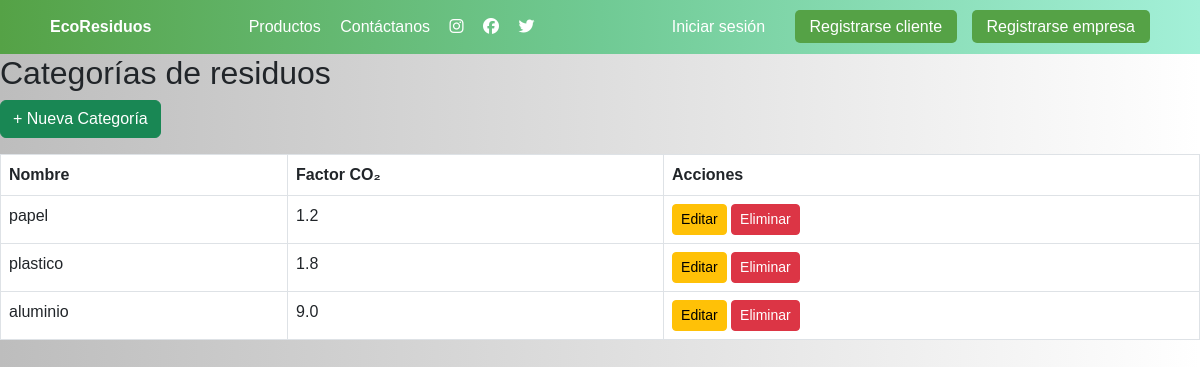
Page /categorias/ on the committed database.
### tareas/models.py (models this page shows, shortened)
class CategoriaResiduo(models.Model):
    nombre = models.CharField(max_length=100)
    factor_co2 = models.FloatField(help_text="kg CO₂e evitado por kg de residuo")

### tareas/views.py (the view)
# urls.py: path('categorias/', lista_categorias, name='lista_categorias'),
def lista_categorias(request):
    categorias = CategoriaResiduo.objects.all()
    return render(request, 'categorias/lista.html', {'categorias': categorias})

### tareas/templates/categorias/lista.html
{% extends "base.html" %}
{% block content %}
<h2>Categorías de residuos</h2>
<a href="{% url 'crear_categoria' %}" class="btn btn-success mb-3">+ Nueva Categoría</a>
<table class="table table-bordered">
    <thead>
        <tr>
            <th>Nombre</th>
            <th>Factor CO₂</th>
            <th>Acciones</th>
        </tr>
    </thead>
    <tbody>
        {% for cat in categorias %}
        <tr>
            <td>{{ cat.nombre }}</td>
            <td>{{ cat.factor_co2 }}</td>
            <td>
                <a href="{% url 'editar_categoria' cat.id %}" class="btn btn-warning btn-sm">Editar</a>
                <a href="{% url 'eliminar_categoria' cat.id %}" class="btn btn-danger btn-sm">Eliminar</a>
            </td>
        </tr>
        {% endfor %}
    </tbody>
</table>
{% endblock %}

### tareas/templates/base.html (style rules this page uses)
body { background: -webkit-linear-gradient(90deg, #bdbdbd,#dedede,#ffffff); background: linear-gradient(90deg, #bdbdbd,#dedede,#ffffff); font-family: Arial, sans-serif; margin: 0; padding: 0; }

### rows in the picture
CategoriaResiduo: nombre "papel", factor_co2 "1.2"
CategoriaResiduo: nombre "plastico", factor_co2 "1.8"
CategoriaResiduo: nombre "aluminio", factor_co2 "9.0"
